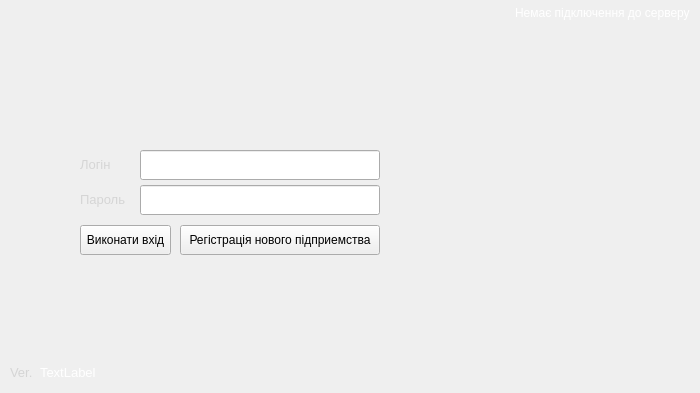
<?xml version="1.0" encoding="UTF-8"?>
<ui version="4.0">
 <class>WindowRegistration</class>
 <widget class="QMainWindow" name="WindowRegistration">
  <property name="geometry">
   <rect>
    <x>0</x>
    <y>0</y>
    <width>700</width>
    <height>393</height>
   </rect>
  </property>
  <property name="minimumSize">
   <size>
    <width>700</width>
    <height>393</height>
   </size>
  </property>
  <property name="maximumSize">
   <size>
    <width>700</width>
    <height>393</height>
   </size>
  </property>
  <property name="windowTitle">
   <string>TaskBoard</string>
  </property>
  <widget class="QWidget" name="centralwidget">
   <widget class="QWidget" name="widget" native="true">
    <property name="geometry">
     <rect>
      <x>0</x>
      <y>0</y>
      <width>700</width>
      <height>393</height>
     </rect>
    </property>
    <widget class="QLabel" name="label">
     <property name="geometry">
      <rect>
       <x>0</x>
       <y>0</y>
       <width>700</width>
       <height>393</height>
      </rect>
     </property>
     <property name="text">
      <string/>
     </property>
     <property name="pixmap">
      <pixmap resource="background.qrc">:/background/registration_form_.jpg</pixmap>
     </property>
     <property name="scaledContents">
      <bool>true</bool>
     </property>
     <property name="wordWrap">
      <bool>false</bool>
     </property>
    </widget>
    <widget class="QLineEdit" name="lineEdit">
     <property name="geometry">
      <rect>
       <x>140</x>
       <y>150</y>
       <width>240</width>
       <height>30</height>
      </rect>
     </property>
    </widget>
    <widget class="QLineEdit" name="lineEdit_2">
     <property name="geometry">
      <rect>
       <x>140</x>
       <y>185</y>
       <width>240</width>
       <height>30</height>
      </rect>
     </property>
    </widget>
    <widget class="QLabel" name="label_2">
     <property name="geometry">
      <rect>
       <x>80</x>
       <y>150</y>
       <width>40</width>
       <height>30</height>
      </rect>
     </property>
     <property name="text">
      <string>&lt;html&gt;&lt;head/&gt;&lt;body&gt;&lt;p&gt;&lt;span style=&quot; font-size:10pt; color:#d5d5d5;&quot;&gt;Логін&lt;/span&gt;&lt;/p&gt;&lt;/body&gt;&lt;/html&gt;</string>
     </property>
     <property name="textFormat">
      <enum>Qt::AutoText</enum>
     </property>
    </widget>
    <widget class="QLabel" name="label_3">
     <property name="geometry">
      <rect>
       <x>80</x>
       <y>185</y>
       <width>49</width>
       <height>30</height>
      </rect>
     </property>
     <property name="text">
      <string>&lt;html&gt;&lt;head/&gt;&lt;body&gt;&lt;p&gt;&lt;span style=&quot; font-size:10pt; color:#d5d5d5;&quot;&gt;Пароль&lt;/span&gt;&lt;/p&gt;&lt;/body&gt;&lt;/html&gt;</string>
     </property>
    </widget>
    <widget class="QPushButton" name="pushButton">
     <property name="geometry">
      <rect>
       <x>80</x>
       <y>225</y>
       <width>91</width>
       <height>30</height>
      </rect>
     </property>
     <property name="text">
      <string>Виконати вхід</string>
     </property>
    </widget>
    <widget class="QPushButton" name="pushButton_2">
     <property name="geometry">
      <rect>
       <x>180</x>
       <y>225</y>
       <width>200</width>
       <height>30</height>
      </rect>
     </property>
     <property name="text">
      <string>Регістрація нового підприемства</string>
     </property>
    </widget>
    <widget class="QLabel" name="label_5">
     <property name="geometry">
      <rect>
       <x>10</x>
       <y>363</y>
       <width>30</width>
       <height>20</height>
      </rect>
     </property>
     <property name="text">
      <string>&lt;html&gt;&lt;head/&gt;&lt;body&gt;&lt;p&gt;&lt;span style=&quot; font-size:10pt; color:#d5d5d5;&quot;&gt;Ver.&lt;/span&gt;&lt;/p&gt;&lt;/body&gt;&lt;/html&gt;</string>
     </property>
    </widget>
    <widget class="QLabel" name="label_4">
     <property name="geometry">
      <rect>
       <x>515</x>
       <y>5</y>
       <width>180</width>
       <height>16</height>
      </rect>
     </property>
     <property name="text">
      <string>&lt;html&gt;&lt;head/&gt;&lt;body&gt;&lt;p&gt;&lt;span style=&quot; color:#ffffff;&quot;&gt;Немає підключення до серверу&lt;/span&gt;&lt;/p&gt;&lt;/body&gt;&lt;/html&gt;</string>
     </property>
    </widget>
    <widget class="QLabel" name="label_6">
     <property name="geometry">
      <rect>
       <x>40</x>
       <y>365</y>
       <width>71</width>
       <height>16</height>
      </rect>
     </property>
     <property name="text">
      <string>&lt;html&gt;&lt;head/&gt;&lt;body&gt;&lt;p&gt;&lt;span style=&quot; font-size:10pt; color:#ffffff;&quot;&gt;TextLabel&lt;/span&gt;&lt;/p&gt;&lt;/body&gt;&lt;/html&gt;</string>
     </property>
    </widget>
   </widget>
  </widget>
 </widget>
 <resources>
  <include location="background.qrc"/>
 </resources>
 <connections/>
</ui>
